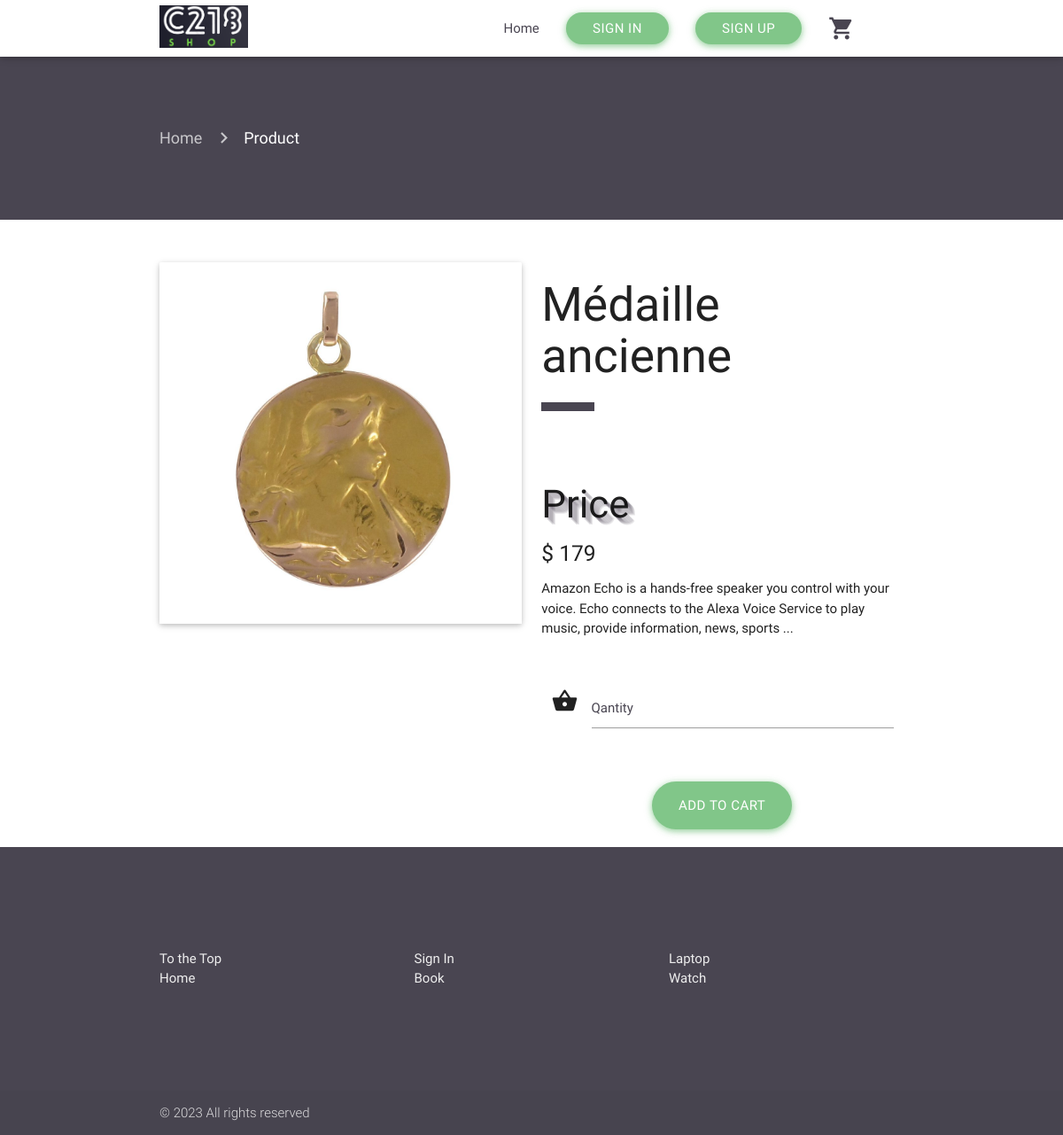
/product.php?id=13, run on the app's committed database.
### tables this page shows
CREATE TABLE `product` (
  `id` int(11) NOT NULL,
  `id_category` int(11) NOT NULL,
  `name` varchar(1000) NOT NULL,
  `description` varchar(1000) NOT NULL,
  `price` int(11) NOT NULL,
  `id_picture` int(11) NOT NULL,
  `thumbnail` varchar(1000) NOT NULL,
  `promo` varchar(1000) NOT NULL
);

### product.php (the view, shortened to what this page needs)
<?php
$id_product = $_GET['id'];
require 'includes/header.php';
require $nav; ?>
<div class="container-fluid product-page" id="top">
    <div class="container current-page">
        <nav>
            <div class="nav-wrapper">
                <div class="col s12">
                    <a href="index.php" class="breadcrumb">Home</a>
                    <a href="product.php?id=<? $id_product; ?>" class="breadcrumb">Product</a>
                </div>
            </div>
        </nav>
    </div>
</div>
<div class="container-fluid product">
    <div class="container">
        <div class="row">
            <div class="col s12 m6">
                <div class="card">
                    <div class="card-image">
                        <?php
                        include 'db.php';
                        $queryproduct = "SELECT id, name, price, description, id_picture, thumbnail
              FROM product WHERE id = '{$id_product}'";
                        $result1 = $connection->query($queryproduct);
                        if ($result1->num_rows > 0) {
                            while ($rowproduct = $result1->fetch_assoc()) {
                                $name_product = $rowproduct['name'];
                                $price_product = $rowproduct['price'];
                                $id_pic = $rowproduct['id_picture'];
                                $description = $rowproduct['description'];
                                $thumbnail_product = $rowproduct['thumbnail'];
                            }
                        } ?>
                        <img class="materialboxed" width="650" src="products/<?= $thumbnail_product; ?>" alt="">
                    </div>
                </div>
                <div class="row">
                    <?php
                    $querypic = "SELECT picture, id_produit FROM pictures WHERE id_produit = '$id_pic'";
                    $total = $connection->query($querypic);
                    if ($total->num_rows > 0) {
                        while ($rowpic = $total->fetch_assoc()) {
                            ?>
                            <div class="col s12 m4">
                            </div>
                        <?php }
                    } ?>
                </div>
            </div>
            <div class="col s12 m6">
                <form method="post">
                    <h2><?= $name_product; ?></h2>
                    <div class="divider"></div>
                    <div class="stuff">
                        <h3 class="woow">Price</h3>
                        <h5>$ <?= $price_product; ?></h5>
                        <p><?= $description; ?></p>
                        <div class="input-field col s12">
                            <i class="material-icons prefix">shopping_basket</i>
                            <input id="icon_prefix" type="number" name="quantity" min="1" class="validate" required>
                            <label for="icon_prefix">Qantity</label>
                        </div>
                        <div class="center-align">
                            <button type="submit" name="buy"
                                    class="btn-large meh button-rounded waves-effect waves-light ">Add to Cart
                            </button>
                        </div>
                    </div>
                </form>
            </div>
        </div>
    </div>
</div>
<?php
require 'includes/secondfooter.php';
require 'includes/footer.php'; ?>

### src/css/style.css (style rules this page uses)
.button-rounded { border-radius: 20px; background-color: #81C689; box-shadow: 0 2px 6px 0 rgba(129, 198, 137, 0.6), 0 2px 10px 0 rgba(129, 198, 137, 0.42); }
.product-page { padding-top: 60px; padding-bottom: 60px; background-color: #494551; }
.product-page nav { background: none; box-shadow: none; }
.product { padding-top: 40px; }
.product .divider { width: 60px !important; height: 10px; background-color: #494551; }
.product .stuff { padding-top: 60px; }
.product .stuff p { margin-bottom: 40px; }
.product .stuff .input-field { margin-bottom: 40px; }
.product .stuff .button-rounded { border-radius: 45px !important; }
.woow { text-shadow: rgba(73, 69, 81, 0.12) 1px 1px, rgba(73, 69, 81, 0.12) 2px 2px, rgba(73, 69, 81, 0.12) 3px 3px, rgba(73, 69, 81, 0.12) 4px 4px, rgba(73, 69, 81, 0.12) 5px 5px, rgba(73, 69, 81, 0.12) 6px 6px, rgba(73, 69, 81, 0.12) 7px 7px, rgba(73, 69, 81, 0.12) 8px 8px; }
.input-field label { color: #494551; }
.material-icons { font-family: 'Material Icons'; font-weight: normal; font-style: normal; font-size: 24px; line-height: 1; letter-spacing: normal; text-transform: none; display: inline-block; white-space: nowrap; word-wrap: normal; direction: ltr; -webkit-font-feature-settings: 'liga'; -webkit-font-smoothing: antialiased; }

### data on the page
product: thumbnail (picture), name "Médaille ancienne", price "179", description "Amazon Echo is a hands-free speaker you control with your voice. Echo connects to the Alexa Voice Service to play music, provide information, news, sports ..."

### other printed values
Date('Y') "2023"
